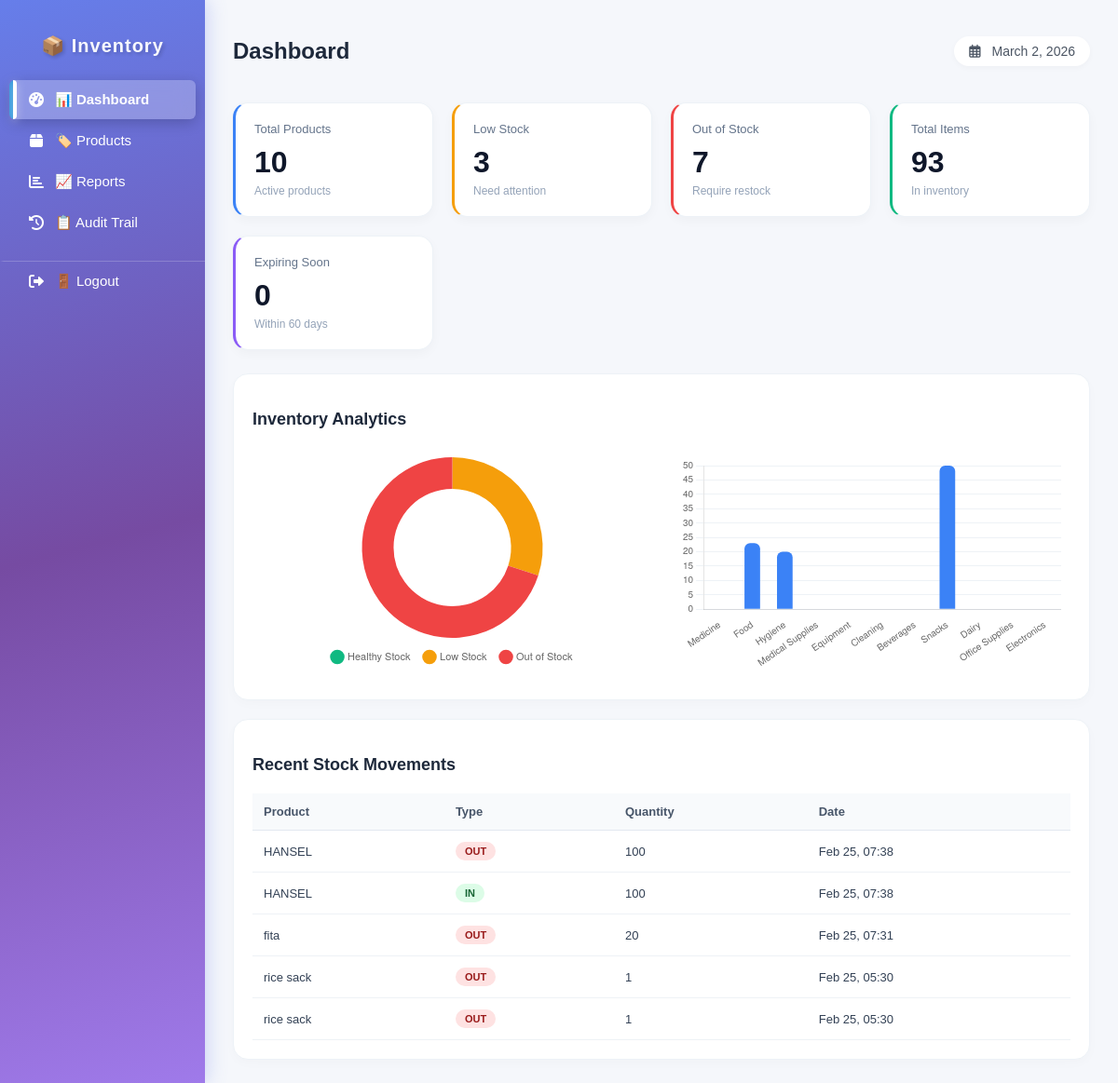
The app's page /index.php?fresh=1772419889 (signed in), older data.
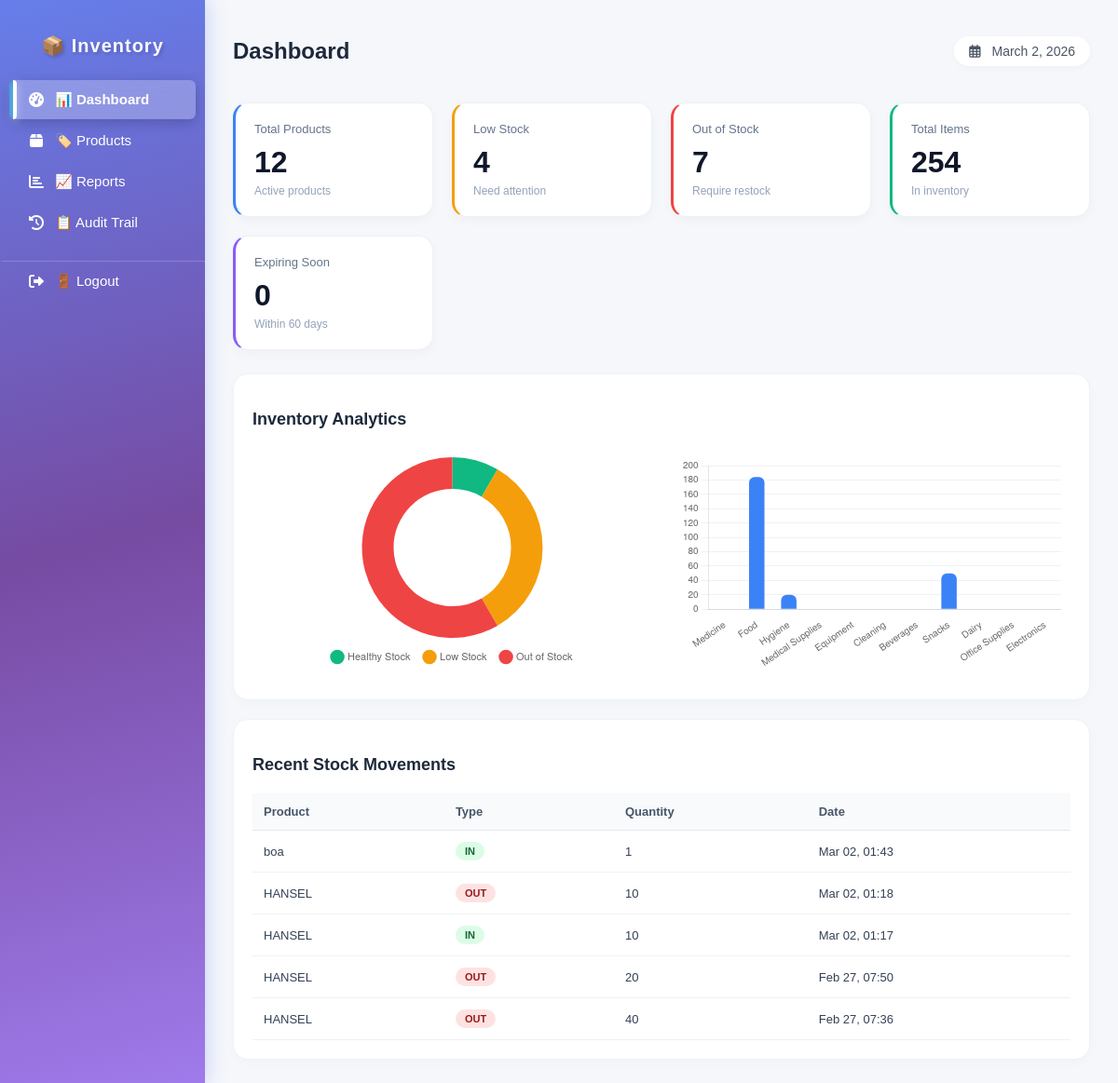
The same page, newer data.
### tables this page shows
CREATE TABLE `stock_movements` (
  `id` int(11) NOT NULL,
  `product_id` int(11) NOT NULL,
  `staff_id` int(11) DEFAULT NULL,
  `supplier_id` int(11) DEFAULT NULL,
  `type` enum('IN','OUT') NOT NULL,
  `quantity` int(11) NOT NULL CHECK (`quantity` > 0),
  `note` varchar(255) DEFAULT NULL,
  `reason` varchar(255) DEFAULT NULL,
  `expiry_date` date DEFAULT NULL,
  `created_at` timestamp NOT NULL DEFAULT current_timestamp()
);

CREATE TABLE `products` (
  `id` int(11) NOT NULL,
  `name` varchar(255) NOT NULL,
  `category_id` int(11) NOT NULL,
  `unit` varchar(50) NOT NULL,
  `min_stock` int(11) DEFAULT 0,
  `created_at` timestamp NOT NULL DEFAULT current_timestamp(),
  `is_active` tinyint(1) DEFAULT 1,
  `expiry_date` date DEFAULT NULL,
  `has_expiry` tinyint(1) DEFAULT 1,
  `image_path` varchar(255) DEFAULT NULL
);

### public/index.php (the view, shortened to what the changed rows need)
<?php
$db = Database::connect();
$summary = $db->query("
    SELECT
        COUNT(*) as total_products,
        SUM(CASE WHEN stock <= min_stock AND stock > 0 THEN 1 ELSE 0 END) as low_stock,
        SUM(CASE WHEN stock = 0 THEN 1 ELSE 0 END) as out_stock,
        SUM(stock) as total_items
    FROM (
        SELECT
            p.id,
            p.min_stock,
            COALESCE(SUM(
                CASE
                    WHEN sm.type = 'IN' THEN sm.quantity
                    WHEN sm.type = 'OUT' THEN -sm.quantity
                END
            ),0) as stock
        FROM products p
        LEFT JOIN stock_movements sm ON p.id = sm.product_id
        GROUP BY p.id
    ) as inventory
")->fetch(PDO::FETCH_ASSOC);
?>
<!DOCTYPE html>
<html>
<head>
<link rel="stylesheet" href="https://cdnjs.cloudflare.com/ajax/libs/font-awesome/6.0.0/css/all.min.css">
<link rel="stylesheet" href="assets/css/style.css">
</head>
<body>
<div class="container">
<?php include 'includes/sidebar.php'; ?>
<div class="main">
<div class="dashboard-header">
    <h1>Dashboard</h1>
</div>
<div class="dashboard-grid">
    <a href="products.php" class="card total">
        <h3>Total Products</h3>
        <div class="value"><?= number_format($summary['total_products'] ?? 0) ?></div>
        <div class="label">Active products</div>
    </a>
    <a href="products.php?filter=low_stock" class="card low">
        <h3>Low Stock</h3>
        <div class="value"><?= $summary['low_stock'] ?? 0 ?></div>
        <div class="label">Need attention</div>
    </a>
    <a href="products.php" class="card items">
        <h3>Total Items</h3>
        <div class="value"><?= number_format($summary['total_items'] ?? 0) ?></div>
        <div class="label">In inventory</div>
    </a>
</div>
<div class="section">
    <div class="charts">
        <div class="chart-box">
            <canvas id="stockChart"></canvas>
        </div>
        <div class="chart-box">
            <canvas id="categoryChart"></canvas>
        </div>
    </div>
</div>
<div class="section">
    <div class="table-responsive">
        <table>
            <thead>
                <tr>
                    <th>Product</th>
                    <th>Type</th>
                    <th>Quantity</th>
                    <th>Date</th>
                </tr>
            </thead>
            <tbody>
                <?php
                $recent = $db->query("
                    SELECT p.name as product_name, sm.type, sm.quantity, sm.created_at
                    FROM stock_movements sm
                    JOIN products p ON sm.product_id = p.id
                    ORDER BY sm.created_at DESC
                    LIMIT 5
                ")->fetchAll(PDO::FETCH_ASSOC);
                if(count($recent) > 0):
                    foreach($recent as $r):
                ?>
                <tr>
                    <td><?= htmlspecialchars($r['product_name']) ?></td>
                    <td>
                        <span class="type-badge <?= strtolower($r['type']) ?>">
                            <?= $r['type'] ?>
                        </span>
                    </td>
                    <td><?= $r['quantity'] ?></td>
                    <td><?= date('M d, H:i', strtotime($r['created_at'])) ?></td>
                </tr>
                <?php endforeach; endif; ?>
            </tbody>
        </table>
    </div>
</div>
</div>
</div>
</body>
</html>

Row changes from the older to the newer data that the page shows:
no longer on this page (row unchanged): stock_movements: product.name "HANSEL", type "OUT", quantity "100", created_at "Feb 25, 07:38"
no longer on this page (row unchanged): stock_movements: product.name "HANSEL", type "IN", quantity "100", created_at "Feb 25, 07:38"
no longer on this page (row unchanged): stock_movements: product.name "fita", type "OUT", quantity "20", created_at "Feb 25, 07:31"
no longer on this page (row unchanged): stock_movements: product.name "rice sack", type "OUT", quantity "1", created_at "Feb 25, 05:30"
no longer on this page (row unchanged): stock_movements: product.name "rice sack", type "OUT", quantity "1", created_at "Feb 25, 05:30"
added stock_movements: product.name "boa", type "IN", quantity "1", created_at "Mar 02, 01:43"
added stock_movements: product.name "HANSEL", type "OUT", quantity "10", created_at "Mar 02, 01:18"
added stock_movements: product.name "HANSEL", type "IN", quantity "10", created_at "Mar 02, 01:17"
added stock_movements: product.name "HANSEL", type "OUT", quantity "20", created_at "Feb 27, 07:50"
added stock_movements: product.name "HANSEL", type "OUT", quantity "40", created_at "Feb 27, 07:36"
Text that changed along with them:
$summary['total_products']: "10" → "12"
$summary['low_stock']: "3" → "4"
$summary['total_items']: "93" → "254"
chart data {{ $summary['low_stock'] }}: 3 → 4
chart data {{ json_encode($categoryTotals) }}: ["0","23","20","0","0","0","0","50","0","0","0"] → ["0","184","20","0","0","0","0","50","0","0","0"]
